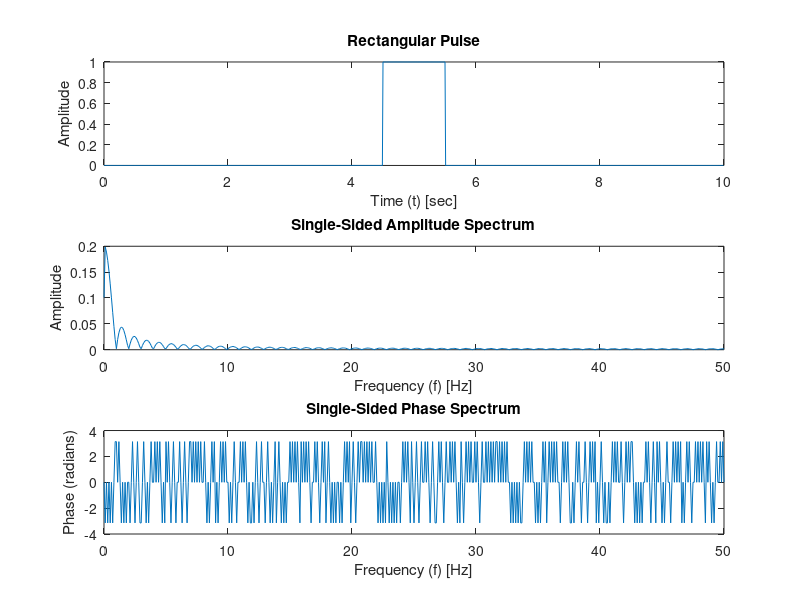

Here is the MATLAB script that generated this plot:
close all;
clear all;
clc;

% Parameters
Fs = 100;           % Sampling frequency in Hz
T = 1/Fs;            % Sampling period
L = 1000;            % Length of signal (number of samples)
t = (0:L-1)*T;       % Time vector

% rectangular pulse from t = 4.5s to 5.5s
signal = abs(t-5)<=0.5;

% Perform FFT
N = length(signal);   % Number of points in FFT
Y = fft(signal, N);   % Compute the FFT

% Frequency array generation
% f = Fs*(0:(N/2))/N;   % Frequency array for one-sided spectrum
f = 0:(Fs/N):(Fs/2);

% Take the magnitude for one-sided amplitude spectrum
P2 = abs(Y/N);        % Two-sided spectrum
P1 = P2(1:N/2+1);     % Single-sided spectrum
P1(2:end-1) = 2*P1(2:end-1);  % Adjust amplitude for one-sided spectrum
amp_spectrum = P1;

% Compute the phase spectrum (single-sided)
ph_spectrum = angle(Y(1:N/2+1));  % Extract the phase for one-sided spectrum

ph_spectrum_degrees = rad2deg(ph_spectrum);

ph_spectrum_unwrapped = unwrap(ph_spectrum);

% Plot the spectrum

figure;
subplot(3,1,1)
plot(t, signal);
title('Rectangular Pulse');
xlabel('Time (t) [sec]');
ylabel('Amplitude');

subplot(3,1,2)
plot(f, amp_spectrum);
title('Single-Sided Amplitude Spectrum');
xlabel('Frequency (f) [Hz]');
ylabel('Amplitude');

subplot(3,1,3)
plot(f, ph_spectrum);
title('Single-Sided Phase Spectrum');
xlabel('Frequency (f) [Hz]');
ylabel('Phase (radians)');
